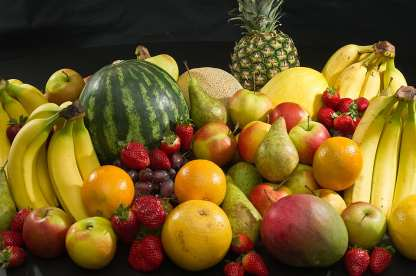
#> input picture backend/tests/fixtures/multi_fruit.jpg, 416 x 276 px
$ python -i metrics.py   (imports and definitions only)   (older library calls are emulated)
#> lines starting #> are read from the running program, lines starting #| are printed output that depends on the picture; after the words box and inside, x2 and y2 are one past the last pixel; in counts of white or black regions, pixels touching at a corner belong together
"""OpenCV surface measurements.

Everything in this module is an actual measurement taken from the pixels. When a
measurement cannot be made for an image, the field is returned as ``None`` and
the mobile UI hides that row -- Fresora never shows a fabricated metric.

Pipeline
--------
1. decode -> BGR uint8
2. resize so the longest edge is at most ``max_edge`` (keeps cost predictable)
3. segment the food region from the background
4. measure, inside the mask only:
   - browning index      (CIELAB -> published BI formula)
   - defect coverage     (dark-spot fraction relative to the item's own tone)
   - discoloration       (hue drift away from the food's healthy hue band)
   - texture uniformity  (consistency of local Laplacian energy)
   - colour consistency  (spread of hue and chroma)
   - mean L*, mean saturation

Segmentation
------------
Foods are usually more saturated than the surface they sit on, so an Otsu
threshold on the HSV saturation channel plus the largest connected component
isolates the item well for typical phone photos. When that produces an
implausible mask (under 8% or over 97% of the frame -- e.g. a pale item on a
white plate) we fall back to a centred ellipse covering the middle of the frame,
which matches the on-screen capture guide the scanner draws. ``mask_source`` on
the result records which path ran, so the behaviour is never opaque.
"""

from __future__ import annotations

import math
from dataclasses import dataclass, field

import cv2
import numpy as np

#: Fraction of the frame below/above which an Otsu mask is rejected as implausible.
_MIN_MASK_FRACTION = 0.08
_MAX_MASK_FRACTION = 0.97

#: Below this many food pixels there is not enough signal to measure anything.
_MIN_MASK_PIXELS = 1_500

#: Browning index reference. The Palou formula yields roughly 0 for a neutral
#: surface and climbs past 200 for heavily browned produce; we normalise by this
#: value so the reported figure is a 0..1 share of "heavily browned".
_BI_REFERENCE = 180.0

#: A pixel counts as a dark defect when its L* falls this far below the item's
#: own median L*. Relative rather than absolute, so a naturally dark item such
#: as a brinjal is not scored as one large defect.
_DEFECT_L_DROP = 28.0

#: Block size, in pixels, for the local-texture pass.
_TEXTURE_BLOCK = 16

#: Absolute floor, in 8-bit Laplacian units, added to the mean block energy
#: before taking the coefficient of variation.
#:
#: Without it the measure is nonsense on a smooth surface. A flat region has
#: near-zero energy everywhere, so JPEG noise alone produces a CoV of ~10
#: (measured: mean 0.001, std 0.010) even though the absolute variation is
#: negligible -- CoV is scale-invariant, so it cannot tell "no texture" from
#: "wildly varying texture". Regularising by a floor makes the statistic behave
#: like a CoV once there is real texture energy to compare, and saturate at
#: "uniform" when the surface is simply smooth.
#:
#: 4.0 was chosen from measured block statistics: clean JPEG surface -> 0.998,
#: locally spotted -> 0.23-0.37, evenly mottled -> 0.96.
_TEXTURE_ENERGY_FLOOR = 4.0


@dataclass
class SurfaceMetrics:
    """Measured surface properties. ``None`` means "not measurable here"."""

    defect_coverage: float | None = None
    browning_index: float | None = None
    discoloration: float | None = None
    texture_uniformity: float | None = None
    color_consistency: float | None = None
    mean_lightness: float | None = None
    mean_saturation: float | None = None

    #: Diagnostics, surfaced in the API so results stay explainable.
    mask_fraction: float | None = None
    mask_source: str = "none"
    notes: list[str] = field(default_factory=list)

    # [10 lines left out: function as_dict, not called in this run]


def _round(value: float | None, digits: int = 3) -> float | None:
    return None if value is None else round(float(value), digits)


class ImageDecodeError(ValueError):
    """Raised when the uploaded bytes are not a decodable image."""


# [27 lines left out: function decode_image, not called in this run]


def _fill_holes(mask: np.ndarray) -> np.ndarray:
    """Fill interior holes in a food mask by redrawing its outer contours solid.

    This matters more than it looks. Rot, bruising and mould are *dark and
    desaturated*, so a saturation threshold cuts them straight out of the food
    region -- meaning the exact pixels we most need to measure would be
    excluded, and a spotted item would measure as clean. Filling the outline
    puts them back inside the region.
    """
    contours, _ = cv2.findContours(mask, cv2.RETR_EXTERNAL, cv2.CHAIN_APPROX_SIMPLE)
    if not contours:
        return mask

    filled = np.zeros_like(mask)
    cv2.drawContours(filled, contours, -1, color=255, thickness=cv2.FILLED)
    return filled


def segment_food(image: np.ndarray) -> tuple[np.ndarray, str, float]:
    """Return (mask, source, fraction) isolating the food from the background."""
    height, width = image.shape[:2]
    total = height * width

    hsv = cv2.cvtColor(image, cv2.COLOR_BGR2HSV)
    saturation = cv2.GaussianBlur(hsv[:, :, 1], (5, 5), 0)

    _, otsu = cv2.threshold(saturation, 0, 255, cv2.THRESH_BINARY + cv2.THRESH_OTSU)

    kernel = cv2.getStructuringElement(cv2.MORPH_ELLIPSE, (9, 9))
    otsu = cv2.morphologyEx(otsu, cv2.MORPH_OPEN, kernel, iterations=2)
    otsu = cv2.morphologyEx(otsu, cv2.MORPH_CLOSE, kernel, iterations=2)

    count, labels, stats, _ = cv2.connectedComponentsWithStats(otsu, connectivity=8)
    if count > 1:
        # Label 0 is the background component; pick the largest of the rest.
        largest = 1 + int(np.argmax(stats[1:, cv2.CC_STAT_AREA]))
        mask = np.where(labels == largest, 255, 0).astype(np.uint8)
        mask = cv2.morphologyEx(mask, cv2.MORPH_CLOSE, kernel, iterations=3)
        mask = _fill_holes(mask)
        fraction = float(np.count_nonzero(mask)) / total
        if _MIN_MASK_FRACTION <= fraction <= _MAX_MASK_FRACTION:
            return mask, "saturation-otsu", fraction

    # Fallback: the centred ellipse the scanner's capture guide describes.
    mask = np.zeros((height, width), dtype=np.uint8)
    cv2.ellipse(
        mask,
        center=(width // 2, height // 2),
        axes=(int(width * 0.38), int(height * 0.38)),
        angle=0,
        startAngle=0,
        endAngle=360,
        color=255,
        thickness=-1,
    )
    return mask, "centre-ellipse", float(np.count_nonzero(mask)) / total


# [29 lines left out: function _browning_index, not called in this run]


def _defect_coverage(lightness: np.ndarray) -> float | None:
    """Share of the surface that is markedly darker than the item's own tone."""
    if lightness.size < _MIN_MASK_PIXELS:
        return None

    median_l = float(np.median(lightness))
    dark = lightness < (median_l - _DEFECT_L_DROP)
    return float(np.count_nonzero(dark)) / float(lightness.size)


# [13 lines left out: function _hue_distance, not called in this run]


def _discoloration(hue: np.ndarray, healthy_hue: tuple[int, int] | None) -> float | None:
    """Mean normalised hue drift away from a sound example of this food.

    Returns None when the food has no meaningful single hue (milk, yoghurt) or
    is unknown to the knowledge base -- we will not guess a reference hue.
    """
    if healthy_hue is None or hue.size == 0:
        return None

    distance = _hue_distance(hue.astype(np.float32), healthy_hue)
    # 90 is the maximum possible circular distance in OpenCV hue units.
    return float(np.clip(np.mean(distance) / 90.0, 0.0, 1.0))


def _texture_uniformity(gray: np.ndarray, mask: np.ndarray) -> float | None:
    """How evenly local texture energy is distributed across the surface.

    Laplacian energy is averaged per block; a low coefficient of variation
    across blocks means an even surface (1.0), a high one means irregular
    patchiness (towards 0.0).

    The mask is eroded by a full block before sampling. Without that, blocks
    straddling the item's outline pick up the huge Laplacian response of the
    food-to-background edge, which swamps the real surface variation and makes
    even a perfectly smooth item measure as maximally irregular.
    """
    erosion = cv2.getStructuringElement(
        cv2.MORPH_ELLIPSE, (_TEXTURE_BLOCK + 1, _TEXTURE_BLOCK + 1)
    )
    interior = cv2.erode(mask, erosion, iterations=1)

    laplacian = cv2.Laplacian(gray, cv2.CV_32F, ksize=3)
    energy = np.abs(laplacian)

    height, width = gray.shape[:2]
    block_means: list[float] = []
    for y in range(0, height - _TEXTURE_BLOCK + 1, _TEXTURE_BLOCK):
        for x in range(0, width - _TEXTURE_BLOCK + 1, _TEXTURE_BLOCK):
            block_mask = interior[y : y + _TEXTURE_BLOCK, x : x + _TEXTURE_BLOCK]
            # Only score blocks that sit wholly inside the eroded region.
            if np.count_nonzero(block_mask) < (_TEXTURE_BLOCK * _TEXTURE_BLOCK * 0.95):
                continue
            block_means.append(
                float(np.mean(energy[y : y + _TEXTURE_BLOCK, x : x + _TEXTURE_BLOCK]))
            )

    if len(block_means) < 6:
        return None

    values = np.asarray(block_means, dtype=np.float32)
    mean = float(np.mean(values))
    spread = float(np.std(values))

    # Regularised coefficient of variation -- see _TEXTURE_ENERGY_FLOOR.
    variation = spread / (mean + _TEXTURE_ENERGY_FLOOR)

    # Variation of 0 -> 1.0; 1.5 or more -> 0.0.
    return float(np.clip(1.0 - (variation / 1.5), 0.0, 1.0))


def _color_consistency(hue: np.ndarray, saturation: np.ndarray) -> float | None:
    """How tightly the surface holds a single colour.

    Hue is circular, so its spread is measured with circular variance rather
    than a plain standard deviation (which would call red-at-0 and red-at-179
    maximally different).
    """
    if hue.size < _MIN_MASK_PIXELS:
        return None

    angles = hue.astype(np.float32) * (2.0 * math.pi / 180.0)
    # Weight each pixel's hue by its saturation: hue is unreliable when grey.
    weights = np.clip(saturation.astype(np.float32) / 255.0, 0.02, 1.0)
    total_weight = float(np.sum(weights))

    mean_cos = float(np.sum(np.cos(angles) * weights) / total_weight)
    mean_sin = float(np.sum(np.sin(angles) * weights) / total_weight)
    resultant = math.sqrt(mean_cos**2 + mean_sin**2)

    # resultant == 1 means every pixel shares a hue; 0 means fully scattered.
    hue_consistency = float(np.clip(resultant, 0.0, 1.0))

    saturation_spread = float(np.std(saturation.astype(np.float32) / 255.0))
    saturation_consistency = float(np.clip(1.0 - (saturation_spread / 0.35), 0.0, 1.0))

    return 0.7 * hue_consistency + 0.3 * saturation_consistency


def measure_surface(
    image: np.ndarray,
    healthy_hue: tuple[int, int] | None = None,
    measure_browning: bool = False,
) -> SurfaceMetrics:
    """Measure every surface property we can for this image.

    ``measure_browning`` should come from
    ``knowledge.food_data.browning_applicable(food_name)``. It defaults to
    False because the browning index is only valid for light-coloured foods --
    see that function for why.
    """
    result = SurfaceMetrics()

    mask, source, fraction = segment_food(image)
    result.mask_source = source
    result.mask_fraction = round(fraction, 3)

    selected = mask > 0
    pixel_count = int(np.count_nonzero(selected))
    if pixel_count < _MIN_MASK_PIXELS:
        result.notes.append(
            "Too little of the frame could be isolated as food to measure the surface."
        )
        return result

    if source == "centre-ellipse":
        result.notes.append(
            "The food could not be separated from the background, so measurements "
            "cover the centre of the frame."
        )

    hsv = cv2.cvtColor(image, cv2.COLOR_BGR2HSV)
    # OpenCV's 8-bit Lab packs L* into 0..255 and a*/b* into 0..255 with a +128
    # offset, so both are rescaled to true CIELAB ranges here.
    lab = cv2.cvtColor(image, cv2.COLOR_BGR2LAB).astype(np.float32)
    lab[:, :, 0] *= 100.0 / 255.0
    lab[:, :, 1] -= 128.0
    lab[:, :, 2] -= 128.0

    gray = cv2.cvtColor(image, cv2.COLOR_BGR2GRAY)

    hue = hsv[:, :, 0][selected]
    saturation = hsv[:, :, 1][selected]
    lab_pixels = lab[selected]
    lightness = lab_pixels[:, 0]

    result.browning_index = _browning_index(lab_pixels) if measure_browning else None
    result.defect_coverage = _defect_coverage(lightness)
    result.discoloration = _discoloration(hue, healthy_hue)
    result.texture_uniformity = _texture_uniformity(gray, mask)
    result.color_consistency = _color_consistency(hue, saturation)
    result.mean_lightness = float(np.mean(lightness))
    result.mean_saturation = float(np.mean(saturation) / 255.0)

    if healthy_hue is None:
        result.notes.append(
            "No reference hue is on file for this food, so discoloration was not measured."
        )

    if not measure_browning:
        result.notes.append(
            "Browning index is not a valid measure for this food, so it was not measured."
        )

    return result

>>> import cv2
>>> picture = cv2.imread('../../tests/fixtures/multi_fruit.jpg')
#> picture is the input picture: shape (276, 416, 3); mean B, G, R 35, 89, 114.9
>>> result = measure_surface(picture)
#> in segment_food, `hsv = cv2.cvtColor(image, cv2.COLOR_BGR2HSV)`: hsv: shape (276, 416, 3); mean H, S, V 35.4, 159.8, 116.5
#> in segment_food, `saturation = cv2.GaussianBlur(hsv[:, :, 1], (5, 5), 0)`:
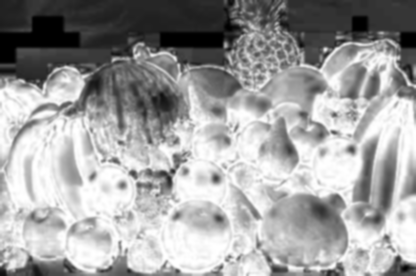
#> saturation: shape (276, 416); min 0, max 255, mean 159.8
#> in segment_food, `_, otsu = cv2.threshold(saturation, 0, 255, cv2.THRESH_BINARY + cv2.TH..`:
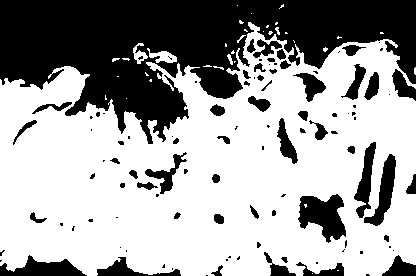
#> otsu: shape (276, 416); 63.5% white; 106 black regions (55 under 20 px), largest, box (x1, y1, x2, y2) and area: (0, 0, 416, 144) 31234, (298, 194, 346, 243) 1440, (0, 255, 87, 276) 989
#> in segment_food, `otsu = cv2.morphologyEx(otsu, cv2.MORPH_OPEN, kernel, iterations=2)`: otsu: shape (276, 416); 55.9% white; 36 black regions (18 under 20 px), largest, box (x1, y1, x2, y2) and area: (0, 0, 416, 197) 41121, (298, 142, 416, 252) 4407, (0, 249, 181, 276) 1820
#> in segment_food, `otsu = cv2.morphologyEx(otsu, cv2.MORPH_CLOSE, kernel, iterations=2)`: otsu: shape (276, 416); 60.3% white; 9 black regions, largest, box (x1, y1, x2, y2) and area: (0, 0, 416, 143) 38496, (353, 152, 397, 226) 2278, (299, 196, 346, 243) 1473
#> in segment_food, `count, labels, stats, _ = cv2.connectedComponentsWithStats(otsu, conne..`: count = 2; stats = [[0, 0, 416, 276, 45621], [0, 45, 416, 231, 69195]]
#> in segment_food, `largest = 1 + int(np.argmax(stats[1:, cv2.CC_STAT_AREA]))`: largest = 1
#> in segment_food, `mask = cv2.morphologyEx(mask, cv2.MORPH_CLOSE, kernel, iterations=3)`: mask: shape (276, 416); 62.8% white; 8 black regions
#> in _fill_holes, `contours, _ = cv2.findContours(mask, cv2.RETR_EXTERNAL, cv2.CHAIN_APPR..`: contours = 1 contour; box (x1, y1, x2, y2) and area: (0, 45, 416, 276) 75160
#> in _fill_holes, `cv2.drawContours(filled, contours, -1, color=255, thickness=cv2.FILLED)`:
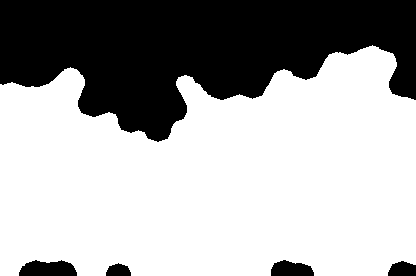
#> filled: shape (276, 416); 66.1% white; 5 black regions, box (x1, y1, x2, y2) and area: (0, 0, 416, 142) 37079, (19, 260, 77, 276) 749, (271, 260, 314, 276) 534, (388, 261, 416, 276) 340, (106, 263, 131, 276) 247
#> in segment_food, `fraction = float(np.count_nonzero(mask)) / total`: fraction = 0.661
#> in measure_surface, `mask, source, fraction = segment_food(image)`: source = 'saturation-otsu'; fraction = 0.661
#> in measure_surface, `result.mask_source = source`: result.mask_source = 'saturation-otsu'
#> in measure_surface, `result.mask_fraction = round(fraction, 3)`: result.mask_fraction = 0.661
#> in measure_surface, `pixel_count = int(np.count_nonzero(selected))`: pixel_count = 75867
#> in measure_surface, `lab[:, :, 2] -= 128.0`:
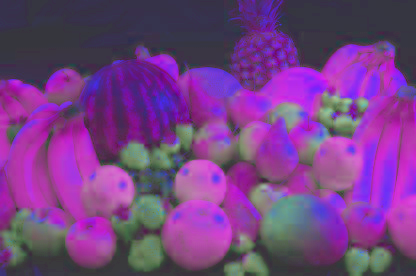
#> lab: shape (276, 416, 3) float32; mean B, G, R 38.6, 4.8, 31.1; drawn with min black and max white
#> in measure_surface, `gray = cv2.cvtColor(image, cv2.COLOR_BGR2GRAY)`:
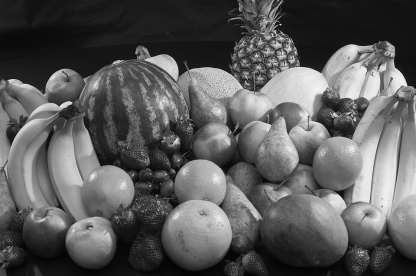
#> gray: shape (276, 416); min 0, max 248, mean 90.6
#> in _defect_coverage, `median_l = float(np.median(lightness))`: median_l = 47.45
#> in measure_surface, `result.defect_coverage = _defect_coverage(lightness)`: result.defect_coverage = 0.176
#> in _texture_uniformity, `interior = cv2.erode(mask, erosion, iterations=1)`: interior: shape (276, 416); 59.8% white; 5 black regions, box (x1, y1, x2, y2) and area: (0, 0, 416, 150) 42173, (11, 252, 85, 276) 1453, (263, 252, 322, 276) 1125, (380, 253, 416, 276) 687, (98, 255, 139, 276) 667
#> in _texture_uniformity, `laplacian = cv2.Laplacian(gray, cv2.CV_32F, ksize=3)`:
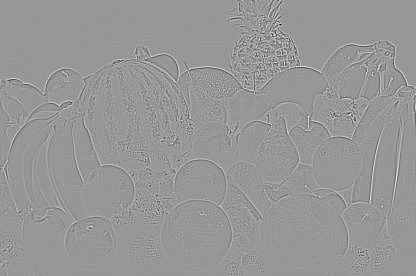
#> laplacian: shape (276, 416) float32; min -1476, max 1012, mean 0; drawn with min black and max white
#> in _texture_uniformity, `energy = np.abs(laplacian)`:
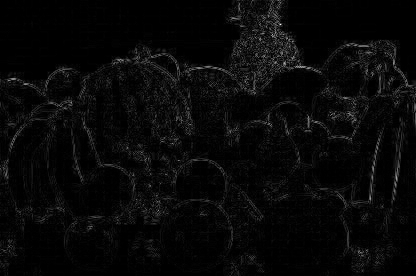
#> energy: shape (276, 416) float32; min 0, max 1476, mean 50.2; drawn with min black and max white
#> after the loop in _texture_uniformity, `for y in range(0, height - _TEXTURE_BLOCK + 1, _TEXTURE_BLOCK):`: block_means = 239 values, max 141.1 at index 2, min 7.9 at index 223, mean 49.24
#> in _texture_uniformity, `values = np.asarray(block_means, dtype=np.float32)`: values has the same summary as block_means
#> in _texture_uniformity, `mean = float(np.mean(values))`: mean = 49.24
#> in _texture_uniformity, `spread = float(np.std(values))`: spread = 30.24
#> in _texture_uniformity, `variation = spread / (mean + _TEXTURE_ENERGY_FLOOR)`: variation = 0.568
#> in measure_surface, `result.texture_uniformity = _texture_uniformity(gray, mask)`: result.texture_uniformity = 0.621
#> in _color_consistency, `total_weight = float(np.sum(weights))`: total_weight = 60381.1
#> in _color_consistency, `mean_cos = float(np.sum(np.cos(angles) * weights) / total_weight)`: mean_cos = 0.753
#> in _color_consistency, `mean_sin = float(np.sum(np.sin(angles) * weights) / total_weight)`: mean_sin = 0.563
#> in _color_consistency, `resultant = math.sqrt(mean_cos**2 + mean_sin**2)`: resultant = 0.94
#> in _color_consistency, `saturation_spread = float(np.std(saturation.astype(np.float32) / 255.0))`: saturation_spread = 0.188
#> in _color_consistency, `saturation_consistency = float(np.clip(1.0 - (saturation_spread / 0.35..`: saturation_consistency = 0.462
#> in measure_surface, `result.color_consistency = _color_consistency(hue, saturation)`: result.color_consistency = 0.797
#> in measure_surface, `result.mean_lightness = float(np.mean(lightness))`: result.mean_lightness = 47.12
#> in measure_surface, `result.mean_saturation = float(np.mean(saturation) / 255.0)`: result.mean_saturation = 0.796
